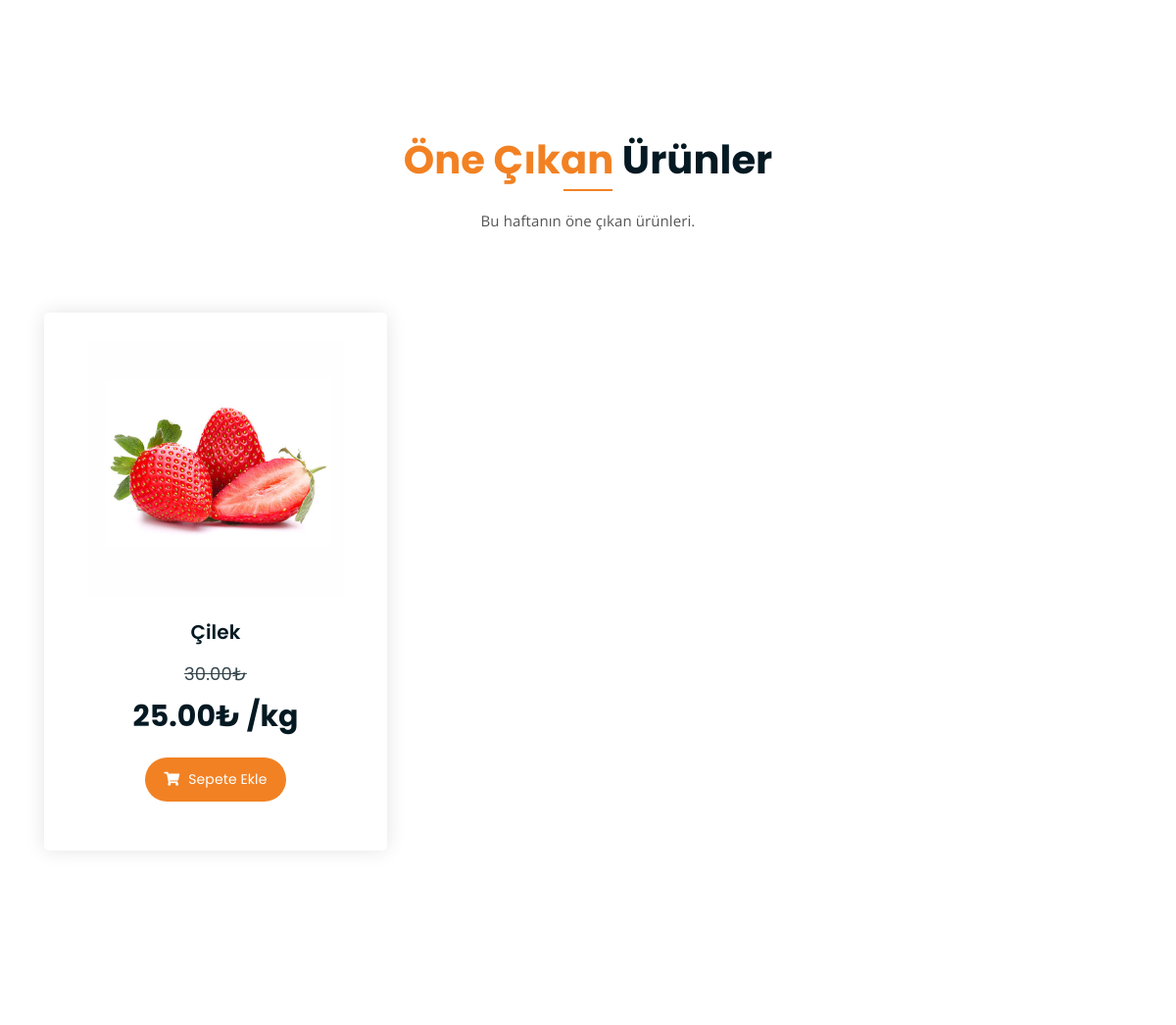
/ (middle part), run on an earlier commit of the app's database.
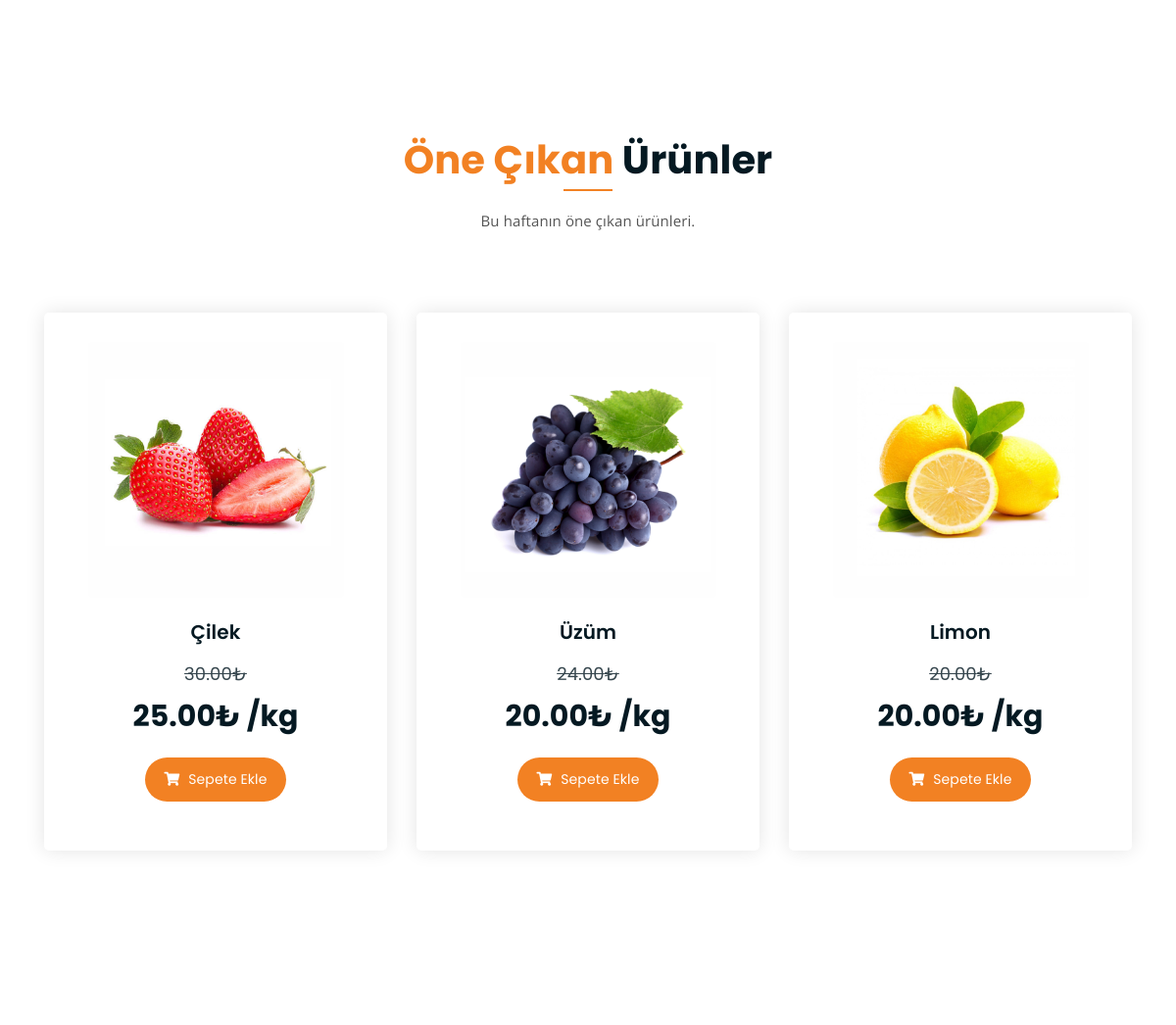
And on a later commit of the database.
### core/models.py (models this page shows, shortened)
class Product(models.Model):
    category = models.ForeignKey(Category,on_delete=models.CASCADE) # Category tablosuyla ilişki kurulması
    user = models.ForeignKey(User, on_delete=models.SET_NULL,null=True)
    vendor = models.ForeignKey(Vendor, on_delete=models.SET_NULL,null=True,related_name="vendor")
    title = models.CharField(max_length=100,default="Taze Meyve")
    image = models.ImageField(upload_to=user_directory_path,default="urun.jpg")
    description = RichTextUploadingField(null=True,blank=True,default="Bu bir ürün")
    price = models.DecimalField(max_digits=9999999, decimal_places=2,default="1.99")
    old_price = models.DecimalField(max_digits=9999999, decimal_places=2,default="2.99")
    specifications =  RichTextUploadingField(null=True,blank=True)
    product_status = models.CharField(choices=STATUS,max_length=10,default="in_revie")
    status = models.BooleanField(default=True)
    in_stock = models.BooleanField(default=True)
    featured = models.BooleanField(default=False)
    digital = models.BooleanField(default=False)
    date = models.DateTimeField(auto_now_add=True)
    date = models.DateTimeField(null=True,blank=True)
    class Meta:
        verbose_name_plural = "Products"

### core/views.py (the view)
# urls.py: path('',index,name="index"),
def index(request):
    toprak = Category.objects.get(title="Toprakta Yetişen")
    products = Product.objects.filter(category=toprak)[:3]
    context = {
        'products':products
    }
    return render(request,'core/index.html',context)

### templates/core/index.html (shortened to what this page needs)
{% extends "partials/base.html" %}
{% load static %}
{% block content %}
<div class="product-section mt-150 mb-150">
  <div class="container">
    <div class="row">
      <div class="col-lg-8 offset-lg-2 text-center">
        <div class="section-title">
          <h3><span class="orange-text">Öne Çıkan</span> Ürünler</h3>
          <p>Bu haftanın öne çıkan ürünleri.</p>
        </div>
      </div>
    </div>
    <div class="row">
      {% for p in products %}
      <div class="col-lg-4 col-md-6 text-center">
        <div class="single-product-item">
          <div class="product-image">
            <a href="/products/{{p.id}}"><img src="{{p.image.url}}" alt=""></a>
          </div>
          <h3>{{p.title}}</h3>
          <p class="product-price"><span style=font-size:18px><del>{{p.old_price}}₺</del></span> {{p.price}}₺ /kg </p>
          <a href="cart.html" class="cart-btn"><i class="fas fa-shopping-cart"></i> Sepete Ekle</a>
        </div>
      </div>
      {% endfor %}
    </div>
  </div>
</div>
{% endblock content %}

### templates/partials/base.html (shortened to what this page needs)
{% load static %}
<!DOCTYPE html>
<html lang="tr">
<head>
	<link rel="stylesheet" href="https://cdnjs.cloudflare.com/ajax/libs/font-awesome/6.4.2/css/all.min.css" />
	<link rel="stylesheet" href="{% static 'assets/css/all.min.css' %}">
	<link rel="stylesheet" href="{% static 'assets/bootstrap/css/bootstrap.min.css' %}">
	<link rel="stylesheet" href="{% static 'assets/css/owl.carousel.css' %}">
	<link rel="stylesheet" href="{% static 'assets/css/magnific-popup.css' %}">
	<link rel="stylesheet" href="{% static 'assets/css/animate.css' %}">
	<link rel="stylesheet" href="{% static 'assets/css/meanmenu.min.css' %}">
	<link rel="stylesheet" href="{% static 'assets/css/main.css' %}">
	<link rel="stylesheet" href="{% static 'assets/css/responsive.css' %}">
</head>
<body>
    {% block content %}
    {% endblock content %}
</body>
</html>

### core/static/assets/css/main.css (style rules this page uses)
html { font-size: 14px; font-weight: 400; line-height: 28px; height: 100%; }
body { font-family: "Open Sans", sans-serif; font-weight: 400; font-size: 1rem; letter-spacing: 0.1px; line-height: 1.8; color: #051922; overflow-x: hidden; }
body img { max-width: 100%; }
a { cursor: pointer; text-decoration: none; -webkit-transition: all 0.2s ease-in-out; -o-transition: all 0.2s ease-in-out; transition: all 0.2s ease-in-out; }
h1, .h1, h2, .h2, h3, .h3, h4, .h4, h5, .h5, h6, .h6 { font-family: "Poppins", sans-serif; font-weight: 700; margin: 0 0 1.25rem 0; color: #051922; }
h3, .h3 { font-size: 2rem; font-weight: 700; line-height: 2.25rem; }
p { font-family: "Open Sans", sans-serif; font-weight: 400; font-size: 1rem; letter-spacing: 0.1px; line-height: 1.8; color: #051922; margin: 0 0 1.25rem 0; }
p:last-child { margin: 0; }
.mt-150 { margin-top: 150px; }
.mb-150 { margin-bottom: 150px; }
.orange-text { color: #F28123; }
a.boxed-btn, a.bordered-btn, a.cart-btn { border-radius: 50px; }
.section-title h3 { font-size: 40px; position: relative; padding-bottom: 15px; }
.section-title h3:after { position: absolute; content: ''; left: 0px; right: 0px; bottom: 0px; width: 50px; height: 2px; background-color: #F28123; margin: 0 auto; }
.section-title p { font-size: 15px; width: 530px; margin: 0 auto; color: #555; margin-top: 10px; line-height: 1.8; }
.section-title { margin-bottom: 80px; }
.product-image img { -webkit-transition: 0.3s; -o-transition: 0.3s; transition: 0.3s; }
a.cart-btn { -webkit-transition: 0.3s; -o-transition: 0.3s; transition: 0.3s; }
.single-product-item { -webkit-transition: 0.3s; -o-transition: 0.3s; transition: 0.3s; }
html, body { height: 100%; }
.single-product-item { margin-bottom: 30px; }
.product-image { padding: 30px; padding-bottom: 0; }
.product-image img { width: 90%; border-radius: 5px; margin-bottom: 20px; }
.single-product-item h3 { font-size: 20px; font-weight: 600; margin-bottom: 10px; }
p.product-price { font-family: 'Poppins', sans-serif; font-size: 30px; font-weight: 700; margin-bottom: 15px; }
p.product-price span { display: block; opacity: 0.8; font-size: 15px; font-weight: 400; }
a.cart-btn { font-family: 'Poppins', sans-serif; display: inline-block; background-color: #F28123; color: #fff; padding: 10px 20px; }
a.cart-btn i { margin-right: 5px; }
.single-product-item { -webkit-box-shadow: 0 0 20px #e4e4e4; box-shadow: 0 0 20px #e4e4e4; padding-bottom: 50px; border-radius: 5px; }

What changed in the data, as far as the page shows it:
added Product: image (picture), title "Üzüm", old_price "24.00", price "20.00"
added Product: image (picture), title "Limon", old_price "20.00", price "20.00"
